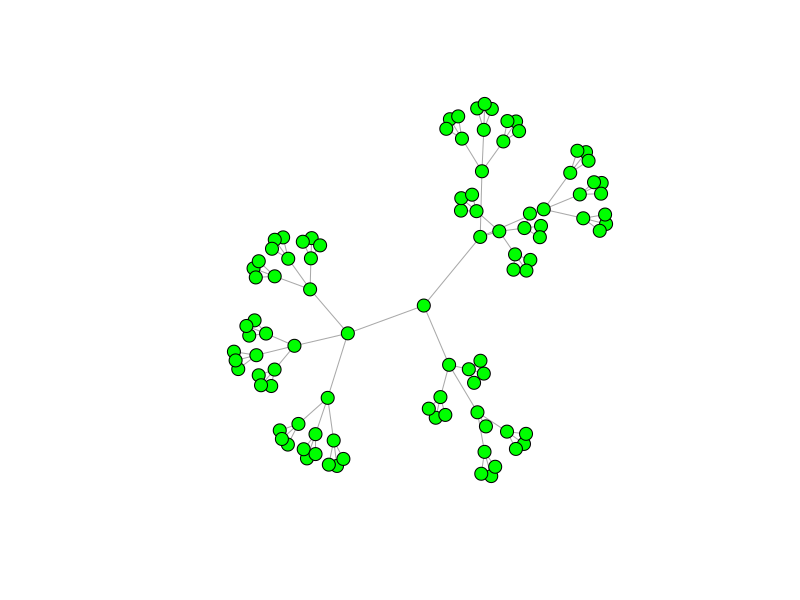
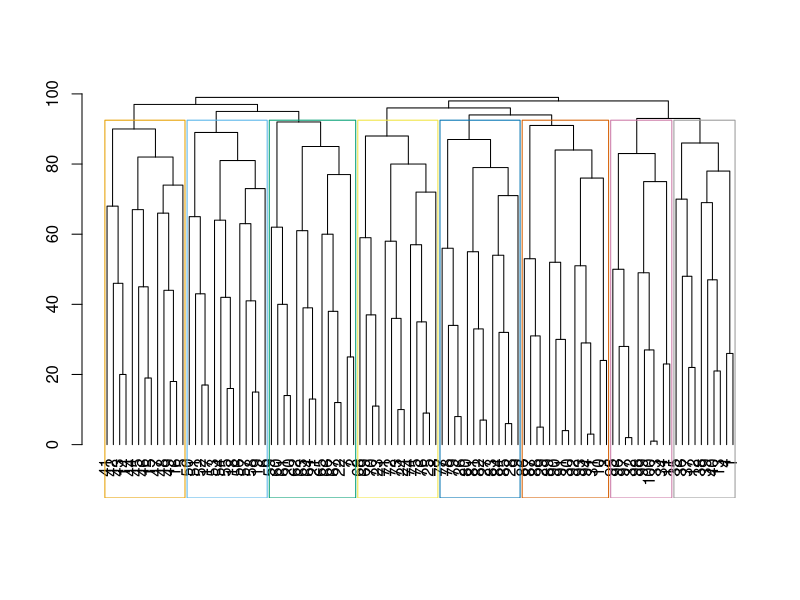
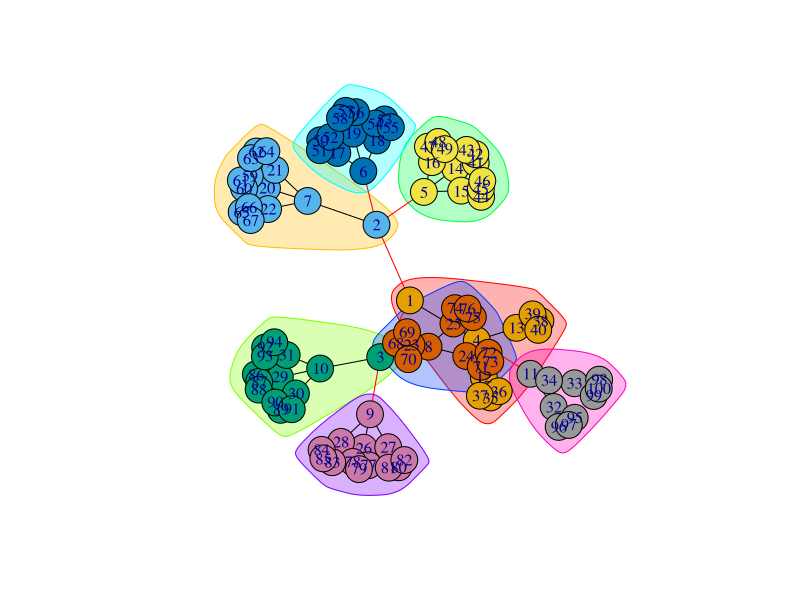
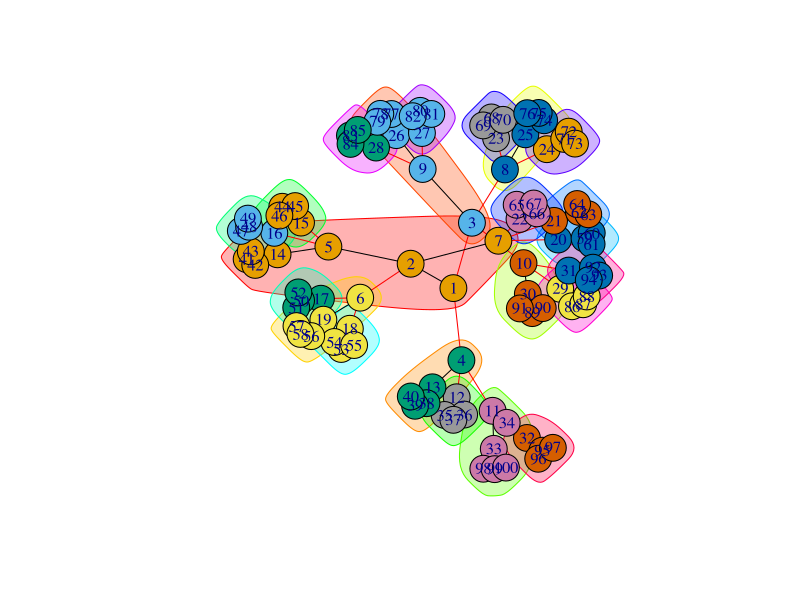
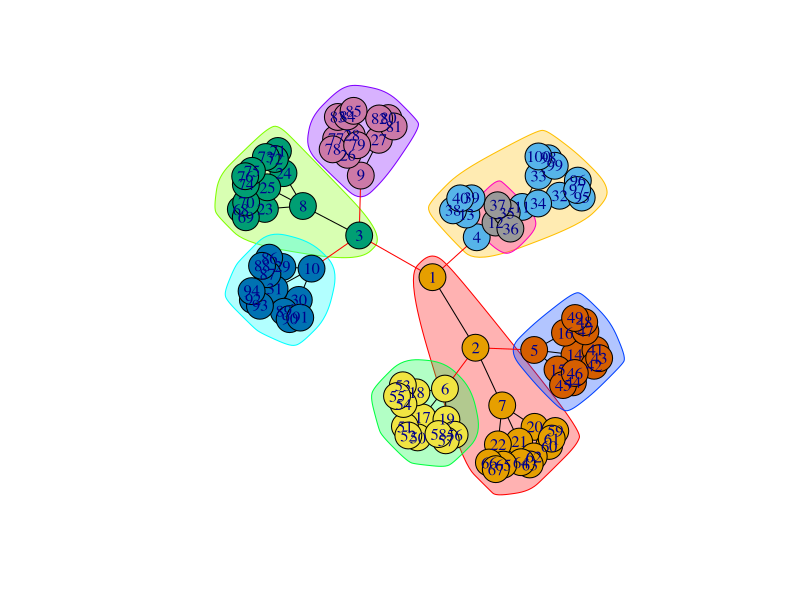
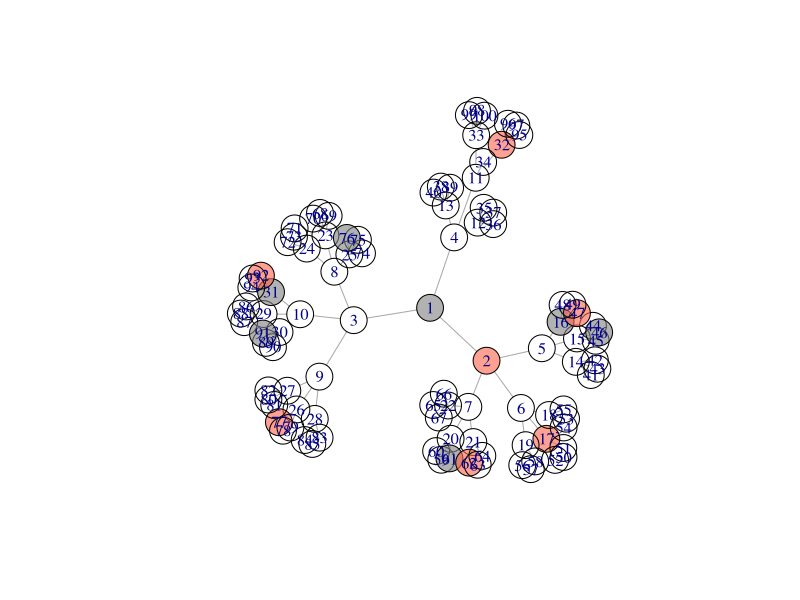
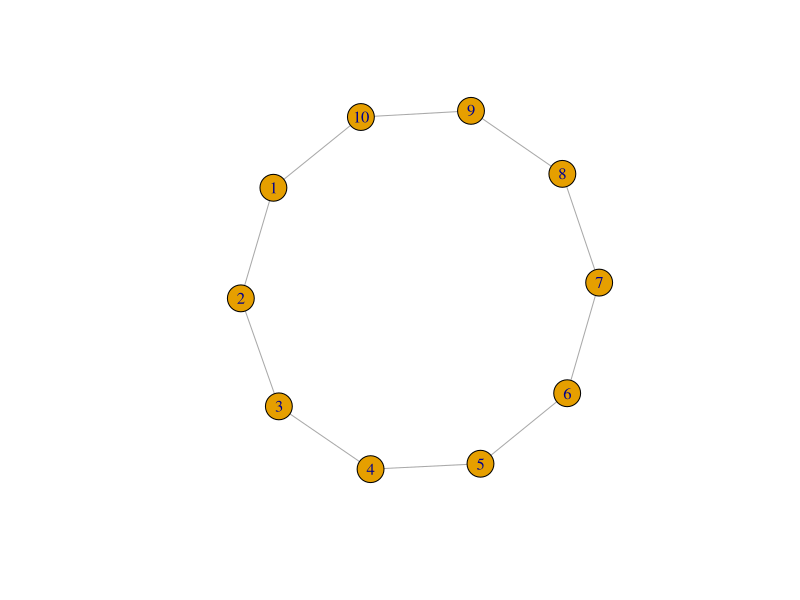
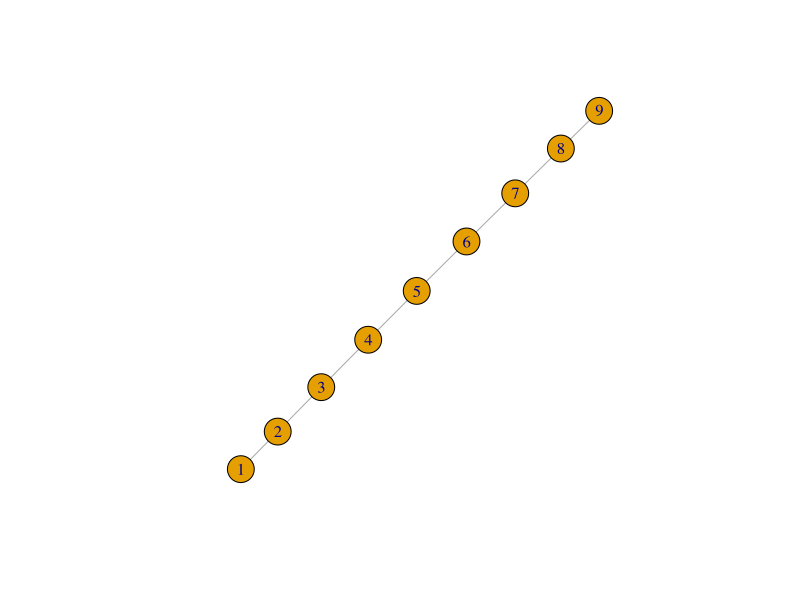

The R source for these figures, in order: (Note: this script raises an error after producing the figures.)
## ---- chunk 1
knitr::opts_chunk$set(echo = TRUE)
library(igraph)
## ---- chunk 2
tr <- make_tree(100, children = 3, mode = "undirected")
plot(tr, vertex.size=7, vertex.color= 'green', vertex.label=NA)
## ---- chunk 3
ceb <- cluster_edge_betweenness(tr)
dendPlot(ceb, mode="hclust")

## ---- chunk 4
plot(ceb, tr)
## ---- chunk 5
class(ceb)
length(ceb)
modularity(ceb)

## ---- chunk 6
membership(ceb)
## ---- chunk 7
crossing(ceb, tr)
## ---- chunk 8
clp <- cluster_label_prop(tr)
plot(clp, tr)

## ---- chunk 9
cfg <- cluster_fast_greedy(as.undirected(tr))
plot(cfg, as.undirected(tr))
## ---- chunk 10
V(tr)$community <- cfg$membership == 1# the vertices of tr are given the node atribute "community". Each one is assigned a communty number. But how does it know to align the properly? Like how does it know which node should get which membership and how does it map it so well to the community attribute of each vertices? Because they ae numbered, that is, indexed?
palette()
colrs <- adjustcolor( c("gray50", "tomato", "gold", "yellowgreen", "cyan", "magenta"), alpha=.6)
plot(tr, vertex.color=colrs[V(tr)$community])

## ---- chunk 11
community.significance.test <- function(graph, vs, ...) {
    if (is.directed(graph)) stop("This method requires an undirected graph")
    subgraph <- induced.subgraph(graph, vs)
    in.degrees <- degree(subgraph)
    out.degrees <- degree(graph, vs) - in.degrees
    wilcox.test(in.degrees, out.degrees, ...)
}

collaboration.capacity <- function(graph) {
  
}
## ---- chunk 12

g <- make_ring(10)
plot(g)
g2 <- induced_subgraph(g, 1:9) #  calculates the induced subgraph of a set of vertices in a graph
plot(g2)
g3 <- subgraph.edges(g, 1:2, 1:5) # the vertices and edges to keep
plot(g3)
ecount(g3)
vcount(g3)
## ---- chunk 13
collaboration.capacity.1 <- function(graph) {for (i in 1:max(cfg$membership))
  # i = 1
  # graph = tr
  cfg <- cluster_fast_greedy(as.undirected(graph))
  plot(cfg, as.undirected(graph))
  subg <- induced_subgraph(graph, which(cfg$membership == i))
  # vs <- V(subg)
  in.degrees <- degree(subg)
  out.degrees <- degree(graph) - in.degrees
  total.degrees <- degree(graph) 
  collab.cap <- (in.degrees - out.degrees)/total.degrees
  ecountSUB <- ecount(subg)
  vcountSUB <- vcount(subg)
  wilcox_test <- wilcox.test(in.degrees, total.degrees)
  print("Wilcox significance test for a fast greedy network community detection method")
  print(wilcox_test)
  print("collaboration capacity accoridng to SCISIPBIO framework")
  print(collab.cap)
  # df <- as.data.frame(collab.cap, i)
  
  # module_capacity <- paste("module-capacity-", i, ".csv", sep = "")
  # write.csv(collab.cap, module_capacity)

}

collaboration.capacity.1(tr)
